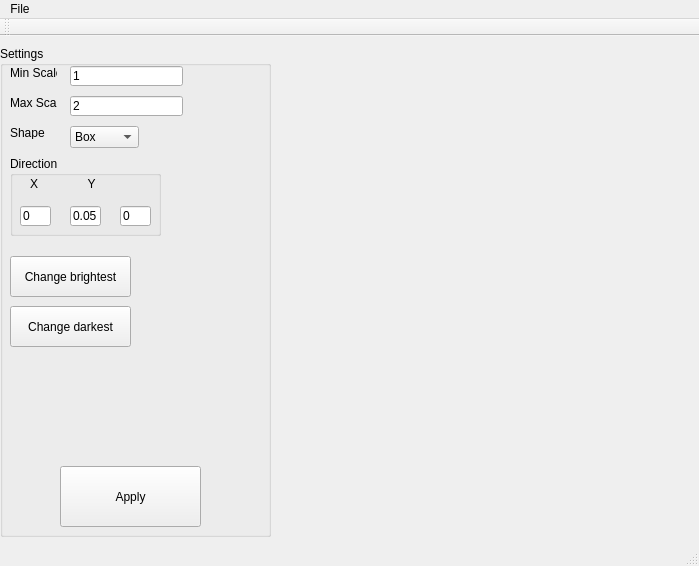
<?xml version="1.0" encoding="UTF-8"?>
<ui version="4.0">
 <class>MainWindow</class>
 <widget class="QMainWindow" name="MainWindow">
  <property name="geometry">
   <rect>
    <x>0</x>
    <y>0</y>
    <width>699</width>
    <height>566</height>
   </rect>
  </property>
  <property name="windowTitle">
   <string>Particle Editor Alpha</string>
  </property>
  <widget class="QWidget" name="centralWidget">
   <widget class="QGroupBox" name="Options">
    <property name="geometry">
     <rect>
      <x>0</x>
      <y>10</y>
      <width>271</width>
      <height>491</height>
     </rect>
    </property>
    <property name="font">
     <font>
      <weight>50</weight>
      <bold>false</bold>
     </font>
    </property>
    <property name="title">
     <string>Settings</string>
    </property>
    <widget class="QLineEdit" name="lineEdit">
     <property name="geometry">
      <rect>
       <x>70</x>
       <y>20</y>
       <width>113</width>
       <height>20</height>
      </rect>
     </property>
     <property name="toolTip">
      <string>Smallest scale of the particles</string>
     </property>
     <property name="text">
      <string>1</string>
     </property>
    </widget>
    <widget class="QLineEdit" name="lineEdit_2">
     <property name="geometry">
      <rect>
       <x>70</x>
       <y>50</y>
       <width>113</width>
       <height>20</height>
      </rect>
     </property>
     <property name="toolTip">
      <string>Biggest scale of particles</string>
     </property>
     <property name="text">
      <string>2</string>
     </property>
    </widget>
    <widget class="QPushButton" name="ApplyAll">
     <property name="geometry">
      <rect>
       <x>60</x>
       <y>420</y>
       <width>141</width>
       <height>61</height>
      </rect>
     </property>
     <property name="text">
      <string>Apply</string>
     </property>
    </widget>
    <widget class="QLabel" name="label">
     <property name="geometry">
      <rect>
       <x>10</x>
       <y>20</y>
       <width>47</width>
       <height>13</height>
      </rect>
     </property>
     <property name="text">
      <string>Min Scale</string>
     </property>
    </widget>
    <widget class="QLabel" name="label_2">
     <property name="geometry">
      <rect>
       <x>10</x>
       <y>50</y>
       <width>47</width>
       <height>13</height>
      </rect>
     </property>
     <property name="text">
      <string>Max Scale</string>
     </property>
    </widget>
    <widget class="QComboBox" name="comboBox">
     <property name="geometry">
      <rect>
       <x>70</x>
       <y>80</y>
       <width>69</width>
       <height>22</height>
      </rect>
     </property>
     <item>
      <property name="text">
       <string>Box</string>
      </property>
     </item>
     <item>
      <property name="text">
       <string>Point</string>
      </property>
     </item>
     <item>
      <property name="text">
       <string>Sphere</string>
      </property>
     </item>
    </widget>
    <widget class="QLabel" name="label_3">
     <property name="geometry">
      <rect>
       <x>10</x>
       <y>80</y>
       <width>47</width>
       <height>13</height>
      </rect>
     </property>
     <property name="text">
      <string>Shape</string>
     </property>
    </widget>
    <widget class="QPushButton" name="PickBrightest">
     <property name="geometry">
      <rect>
       <x>10</x>
       <y>210</y>
       <width>121</width>
       <height>41</height>
      </rect>
     </property>
     <property name="text">
      <string>Change brightest</string>
     </property>
    </widget>
    <widget class="QPushButton" name="PickDarkest">
     <property name="geometry">
      <rect>
       <x>10</x>
       <y>260</y>
       <width>121</width>
       <height>41</height>
      </rect>
     </property>
     <property name="text">
      <string>Change darkest</string>
     </property>
    </widget>
    <widget class="QGroupBox" name="groupBox">
     <property name="geometry">
      <rect>
       <x>10</x>
       <y>110</y>
       <width>151</width>
       <height>80</height>
      </rect>
     </property>
     <property name="title">
      <string>Direction</string>
     </property>
     <widget class="QLineEdit" name="dirX">
      <property name="geometry">
       <rect>
        <x>10</x>
        <y>50</y>
        <width>31</width>
        <height>20</height>
       </rect>
      </property>
      <property name="text">
       <string>0</string>
      </property>
     </widget>
     <widget class="QLineEdit" name="dirY">
      <property name="geometry">
       <rect>
        <x>60</x>
        <y>50</y>
        <width>31</width>
        <height>20</height>
       </rect>
      </property>
      <property name="text">
       <string>0.05</string>
      </property>
     </widget>
     <widget class="QLineEdit" name="dirZ">
      <property name="geometry">
       <rect>
        <x>110</x>
        <y>50</y>
        <width>31</width>
        <height>20</height>
       </rect>
      </property>
      <property name="text">
       <string>0</string>
      </property>
     </widget>
     <widget class="QLabel" name="label_4">
      <property name="geometry">
       <rect>
        <x>20</x>
        <y>20</y>
        <width>111</width>
        <height>16</height>
       </rect>
      </property>
      <property name="text">
       <string>X               Y               Z</string>
      </property>
     </widget>
    </widget>
   </widget>
   <widget class="QWidget" name="ParticlePreviewWidget" native="true">
    <property name="geometry">
     <rect>
      <x>280</x>
      <y>10</y>
      <width>401</width>
      <height>491</height>
     </rect>
    </property>
   </widget>
  </widget>
  <widget class="QMenuBar" name="menuBar">
   <property name="geometry">
    <rect>
     <x>0</x>
     <y>0</y>
     <width>699</width>
     <height>21</height>
    </rect>
   </property>
   <widget class="QMenu" name="menuJan">
    <property name="title">
     <string>File</string>
    </property>
    <addaction name="actionExport"/>
   </widget>
   <addaction name="menuJan"/>
  </widget>
  <widget class="QToolBar" name="mainToolBar">
   <attribute name="toolBarArea">
    <enum>TopToolBarArea</enum>
   </attribute>
   <attribute name="toolBarBreak">
    <bool>false</bool>
   </attribute>
  </widget>
  <widget class="QStatusBar" name="statusBar"/>
  <action name="actionExport">
   <property name="text">
    <string>Export</string>
   </property>
  </action>
 </widget>
 <layoutdefault spacing="6" margin="11"/>
 <resources/>
 <connections/>
</ui>
